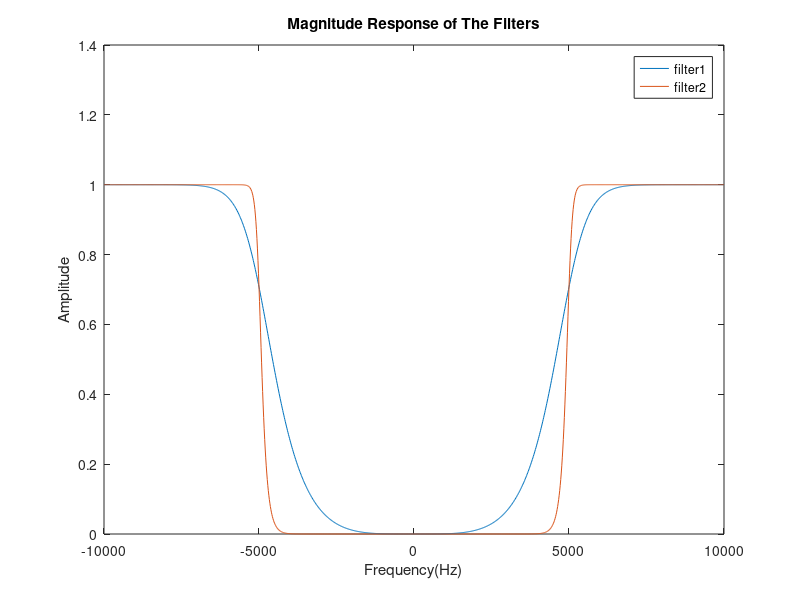
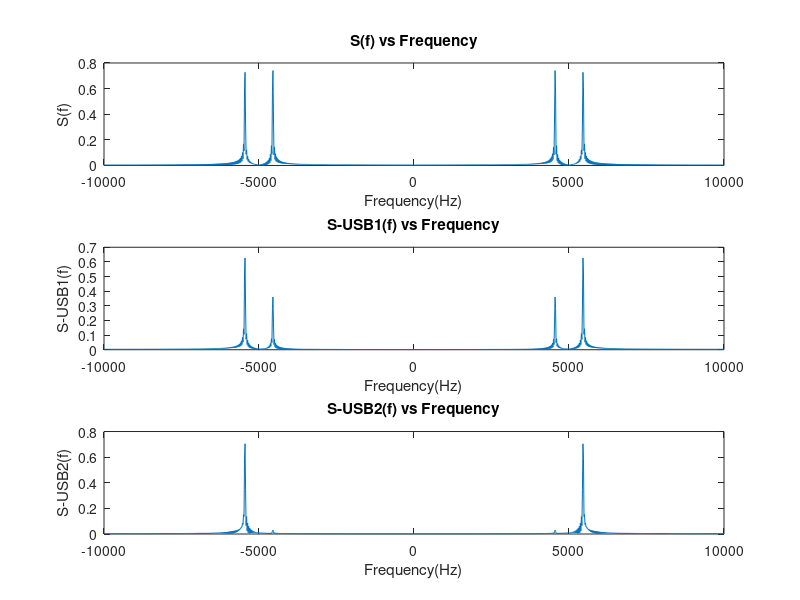
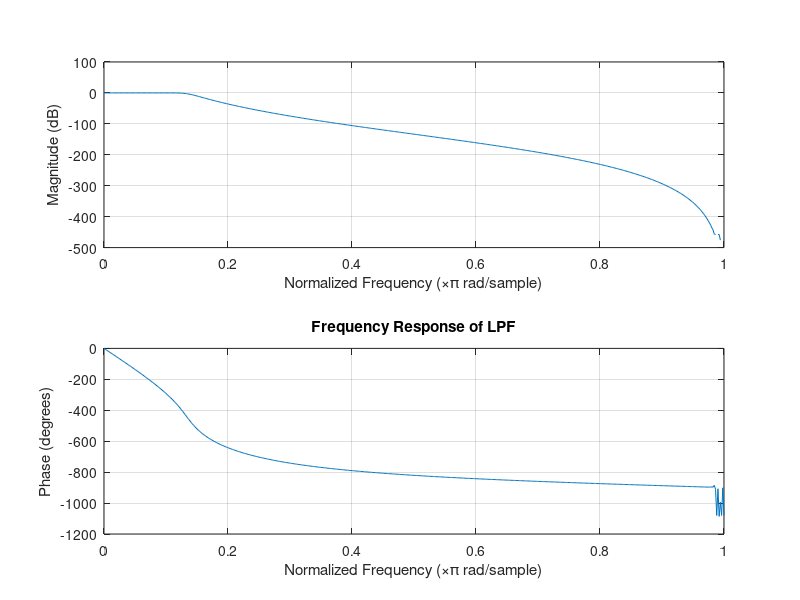
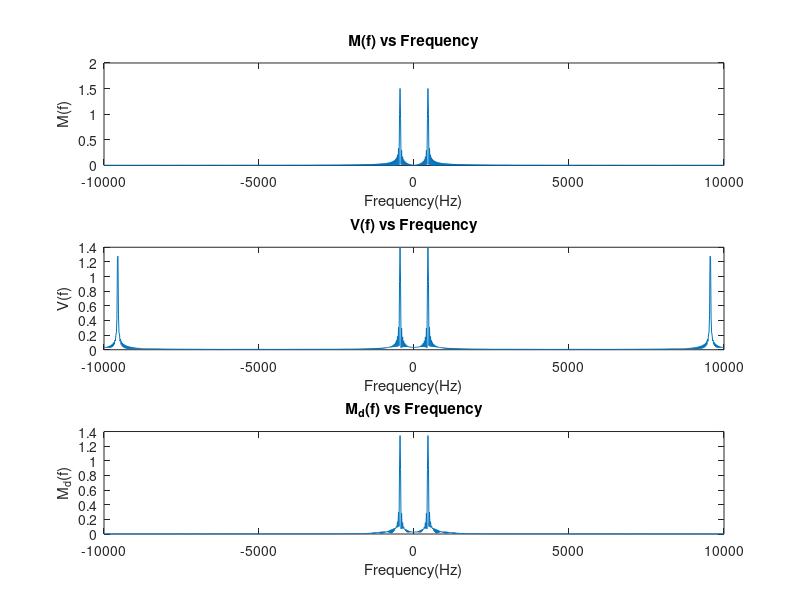

These figures' MATLAB source, in order:
%% Part_1 
% a)

fm=450;
fc=5000;
Fs=20000;

Ts=1/Fs;

t=0:Ts:0.03;

m=3*cos(2*pi*fm*t);

c=cos(2*pi*fc*t);

%% b)

s=m.*c;

%% c)
N=length(t);

f_vector=linspace(-Fs/2,Fs/2,2*N-1);

[B1,A1]=butter(4,2*fc/Fs,'high');

[B2,A2]=butter(22,2*fc/Fs,'high');


%% d)

figure;

filter_1=freqz(B1,A1,f_vector,Fs);
plot(f_vector,abs(filter_1));
ylabel('Amplitude');
xlabel('Frequency(Hz)');
hold on;
filter_2=freqz(B2,A2,f_vector,Fs);
plot(f_vector,abs(filter_2));
title('Magnitude Response of The Filters');
legend('filter1','filter2');


%% e)

s_usb1=filter(B1,A1,s);

s_usb2=filter(B2,A2,s);

%% f)

figure;
subplot(3,1,1);
plot(f_vector,fftshift(abs(fft(s,2*N-1)))/(N));
ylabel('S(f)');
xlabel('Frequency(Hz)');
title('S(f) vs Frequency');

subplot(3,1,2);
plot(f_vector, fftshift(abs(fft(s_usb1,2*N-1)))/N);
ylabel('S-USB1(f)');
xlabel('Frequency(Hz)');
title('S-USB1(f) vs Frequency');

subplot(3,1,3);
plot(f_vector, fftshift(abs(fft(s_usb2,2*N-1)))/N);
ylabel('S-USB2(f)');
xlabel('Frequency(Hz)');
title('S-USB2(f) vs Frequency');

%% Part_2 
% a)

clc;
fprintf('Part_2 a)\n\n');
fprintf('As we have seen from the figures, which plotted at the part_1 f,s-usb2(t) more similar to the ideal case\nthan s-usb1(t). This happened because of the used filters` different orders. s-usb2 has greater order,\nthis makes the slope of the transition part of the filter is higher. Because of that,\ns-usb2 filters out most of the lower sideband of s(t). Due to the given reason, I chose to work with s-usb2.\n');

c_lo=4*cos(2*pi*fc*t);

v=s_usb2.*c_lo;

%% b)

[B3,A3]=butter(10,2*(3*fm)/Fs);

figure;
freqz(B3,A3);
title('Frequency Response of LPF');

fprintf('\nPart_2 b)\n\n');
fprintf('For getting the intended part of the signal, a little away from fm is the best choice for cutoff frequency of\nthe filter. Since we are not using ideal filter for getting the closest signal we need to choose cutoff frequency\na bit distant from fm. Order of the filter haven chosen iteratively. Best results have obtained\nwhile order is equal to 12.\n');

%% c) 

m_d=filter(B3,A3,v);

%% d)

figure;
subplot(3,1,1);
plot(f_vector,fftshift(abs(fft(m,2*N-1)))/N);
ylabel('M(f)');
xlabel('Frequency(Hz)');
title('M(f) vs Frequency');

subplot(3,1,2);
plot(f_vector,fftshift(abs(fft(v,2*N-1)))/N);
ylabel('V(f)');
xlabel('Frequency(Hz)');
title('V(f) vs Frequency');


subplot(3,1,3);
plot(f_vector,fftshift(abs(fft(m_d,2*N-1)))/N);
ylabel('M_d(f)');
xlabel('Frequency(Hz)');
title('M_d(f) vs Frequency');


fprintf('\nPart_2 d)\n\n');
fprintf('For getting the best results that we can, fft`s number of output elements are chosen as 2*N-1.\nA dercrease have been observed at the signals amplitude. This happend because of the non-ideal filters.\nThere is no big difference in the frequencies of the signals.\n');

%% e)

figure;
plot(t,m);
ylabel('Amplitude');
xlabel('Time(s)');
hold on;
plot(t,m_d);
legend('m(t)','m_d(t)');
title('m(t) and m_d(t) vs Time');

fprintf('\nPart_2 e)\n\n');
fprintf('As already told in the part_2 f amplitude of the demodulated signal is a bit less than original\nsignal. In additionally, we see a phase differnece between the orinal signal and demodulated signal.\n');


